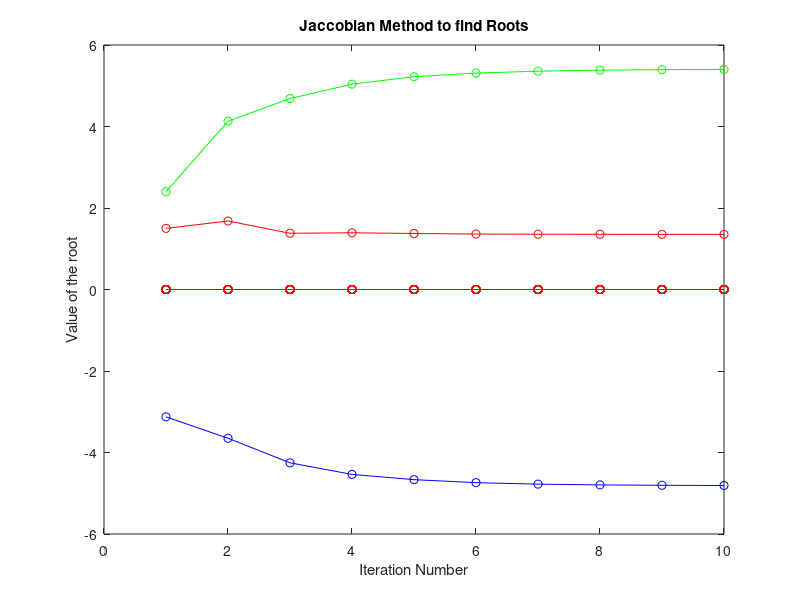

The MATLAB source for this figure:
%Jaccobi Method 
%All the equation are defined here correspondigly
f1=@(x2,x3)(12+x2-2*x3)/5;
f2=@(x1,x3)(-25-3*x1+2*x3)/8;
f3=@(x1,x2)(6-x1-x2)/4;
%Initial Guess
x1i=0;
x2i=0;
x3i=0;
%Defining all the variables that are being used in loop
x1temp=0;
x2temp=0;
x3temp=0;
i=0; %iteration number 
itrMax=10;  %Maximum Iteration to be done
%Variabe for Graph plotting
Graphx1=zeros(itrMax);
Graphx2=zeros(itrMax);
Graphx3=zeros(itrMax);

fprintf('Itr         X1           X2           X3\n')
%Loop 
while(i<itrMax)
i=i+1;
%x1,x2,x3 values are being find
  x1temp=f1(x1i,x2i);
  x2temp=f2(x1i,x3i);
  x3temp=f3(x1i,x2i);
  x1i=x1temp;
  x2i=x2temp;
  x3i=x3temp;
%To Table all the values 
fprintf('%d',i)
fprintf('           ')
fprintf('%.2f',x1i)

fprintf('        ')
fprintf('%.2f',x2i)

fprintf('        ')
fprintf('%.2f',x3i)
fprintf('\n')
%These array are used to store values to make graph later
Graphx1(i)=x1i;
Graphx2(i)=x2i;
Graphx3(i)=x3i;

end
xaxis=1:1:itrMax;
figure
plot(xaxis,Graphx1,'green-o',xaxis,Graphx2,'blue-o',xaxis,Graphx3,'red-o')
title('Jaccobian Method to find Roots')
xlabel('Iteration Number')
ylabel('Value of the root')

